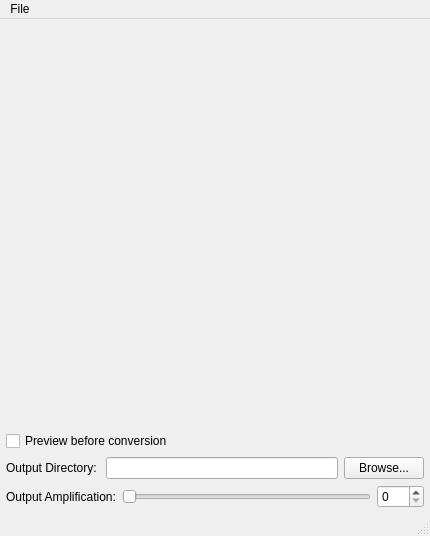
<?xml version="1.0" encoding="UTF-8"?>
<ui version="4.0">
 <class>MainWindow</class>
 <widget class="QMainWindow" name="MainWindow">
  <property name="geometry">
   <rect>
    <x>0</x>
    <y>0</y>
    <width>430</width>
    <height>533</height>
   </rect>
  </property>
  <property name="windowTitle">
   <string>LoopMID2LoopOGG</string>
  </property>
  <property name="locale">
   <locale language="Japanese" country="Japan"/>
  </property>
  <widget class="QWidget" name="centralWidget">
   <layout class="QGridLayout" name="gridLayout">
    <item row="0" column="0">
     <layout class="QVBoxLayout" name="verticalLayout">
      <property name="leftMargin">
       <number>6</number>
      </property>
      <property name="topMargin">
       <number>6</number>
      </property>
      <property name="rightMargin">
       <number>6</number>
      </property>
      <property name="bottomMargin">
       <number>6</number>
      </property>
      <item>
       <widget class="ConverterSpawnGraphicsView" name="graphicsView">
        <property name="minimumSize">
         <size>
          <width>400</width>
          <height>400</height>
         </size>
        </property>
        <property name="maximumSize">
         <size>
          <width>16777215</width>
          <height>16777215</height>
         </size>
        </property>
        <property name="styleSheet">
         <string notr="true">background-color: rgba(0, 0, 0, 0);
background-image: url(:/logo.png);
background-position: center;
background-repeat: no-repeat;</string>
        </property>
        <property name="frameShape">
         <enum>QFrame::NoFrame</enum>
        </property>
        <property name="lineWidth">
         <number>0</number>
        </property>
       </widget>
      </item>
      <item>
       <widget class="QCheckBox" name="checkBox">
        <property name="text">
         <string>Preview before conversion</string>
        </property>
       </widget>
      </item>
      <item>
       <layout class="QHBoxLayout" name="horizontalLayout">
        <item>
         <widget class="QLabel" name="label">
          <property name="text">
           <string>Output Directory: </string>
          </property>
         </widget>
        </item>
        <item>
         <widget class="QLineEdit" name="lineEdit"/>
        </item>
        <item>
         <widget class="QPushButton" name="pushButton">
          <property name="text">
           <string>Browse...</string>
          </property>
         </widget>
        </item>
       </layout>
      </item>
      <item>
       <layout class="QHBoxLayout" name="horizontalLayout_3">
        <item>
         <widget class="QLabel" name="label_2">
          <property name="text">
           <string>Output Amplification:</string>
          </property>
         </widget>
        </item>
        <item>
         <widget class="QSlider" name="outputAmpSlider">
          <property name="maximum">
           <number>200</number>
          </property>
          <property name="orientation">
           <enum>Qt::Horizontal</enum>
          </property>
         </widget>
        </item>
        <item>
         <widget class="QSpinBox" name="outputAmpSpinbox">
          <property name="maximum">
           <number>200</number>
          </property>
         </widget>
        </item>
       </layout>
      </item>
     </layout>
    </item>
   </layout>
  </widget>
  <widget class="QMenuBar" name="menuBar">
   <property name="geometry">
    <rect>
     <x>0</x>
     <y>0</y>
     <width>430</width>
     <height>21</height>
    </rect>
   </property>
   <widget class="QMenu" name="menuFile">
    <property name="title">
     <string>File</string>
    </property>
    <addaction name="actionConfig"/>
    <addaction name="separator"/>
    <addaction name="actionExit"/>
   </widget>
   <addaction name="menuFile"/>
  </widget>
  <widget class="QStatusBar" name="statusBar"/>
  <action name="actionExit">
   <property name="text">
    <string>Exit</string>
   </property>
  </action>
  <action name="actionConfig">
   <property name="text">
    <string>Config</string>
   </property>
  </action>
 </widget>
 <layoutdefault spacing="6" margin="0"/>
 <customwidgets>
  <customwidget>
   <class>ConverterSpawnGraphicsView</class>
   <extends>QGraphicsView</extends>
   <header>includes/ConverterSpawnGraphicsView.hpp</header>
  </customwidget>
 </customwidgets>
 <resources/>
 <connections>
  <connection>
   <sender>actionExit</sender>
   <signal>triggered()</signal>
   <receiver>MainWindow</receiver>
   <slot>close()</slot>
   <hints>
    <hint type="sourcelabel">
     <x>-1</x>
     <y>-1</y>
    </hint>
    <hint type="destinationlabel">
     <x>137</x>
     <y>103</y>
    </hint>
   </hints>
  </connection>
 </connections>
</ui>
